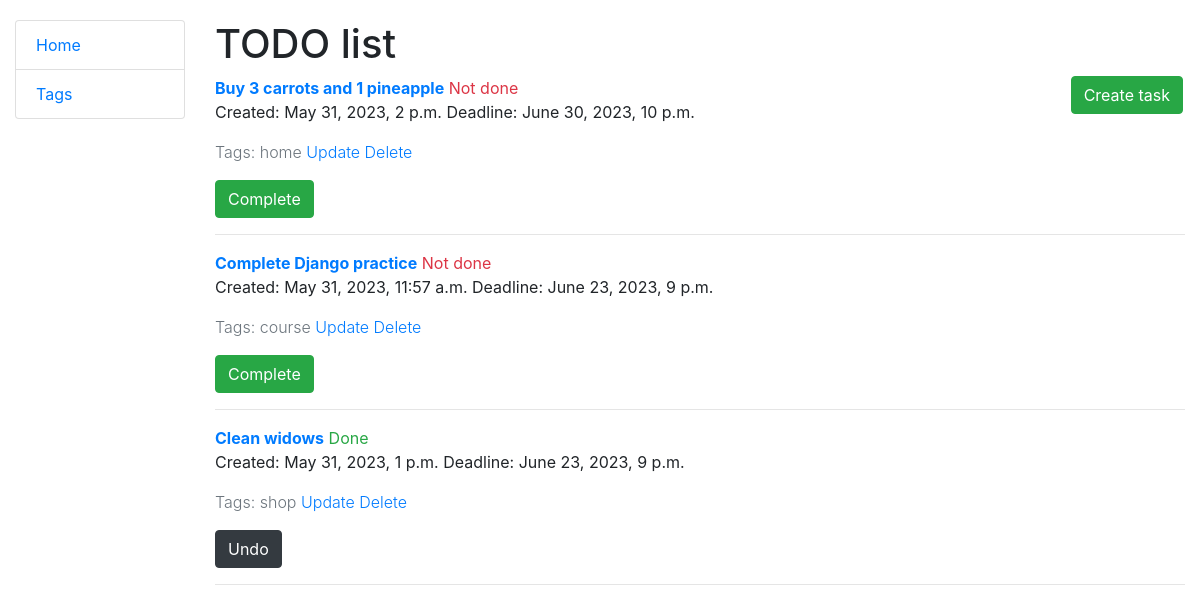
The page / on the database its author committed.
### todolist/models.py (models this page shows, shortened)
class Task(models.Model):
    content = models.TextField()
    created_date = models.DateTimeField(auto_now_add=True)
    deadline_date = models.DateTimeField(blank=True, null=True)
    is_done = models.BooleanField(default=True)
    tags = models.ManyToManyField(Tag, related_name="tasks")
    class Meta:
        ordering = ["is_done", "-created_date"]

class Tag(models.Model):
    name = models.CharField(max_length=255)
    class Meta:
        ordering = ["name"]

### todolist/views.py (the view)
# urls.py: path("", IndexView.as_view(), name="index"),
class IndexView(generic.ListView):
    model = Task
    template_name = "todolist/index.html"
    context_object_name = "task_list"

### templates/todolist/index.html (shortened to what this page needs)
{% extends "base.html" %}
{% block content %}
  <h1>TODO list</h1>
  <a href="{% url 'todolist:task-create' %}" class="btn btn-success link-to-page">
    Create task
  </a>
  {% if task_list %}
    <ul class="list-unstyled">
      {% for task in task_list %}
        <li>
          <a class="font-weight-bold">{{ task.content }}</a>
          {% if task.is_done %}
            <a class="text-success">Done</a>
          {% else %}
            <a class="text-danger">Not done</a>
          {% endif %}
          <p> Created: {{ task.created_date }}
            {% if task.deadline_date %} Deadline: {{ task.deadline_date }} {% endif %}
          </p>
          <p class="font-weight-light text-muted">Tags: {% for tag in task.tags.all %} {{ tag.name }} {% endfor %}
            <a href="{% url 'todolist:task-update' pk=task.id %}">Update</a>
            <a href="{% url 'todolist:task-delete' pk=task.id %}">Delete</a>
          </p>
          {% if task.is_done %}
            <form action="{% url 'todolist:toggle_task_status' pk=task.id %}" method="POST">
              <button type="submit" class="btn btn-dark">Undo</button>
            </form>
          {% else %}
            <form action="{% url 'todolist:toggle_task_status' pk=task.id %}" method="POST">
              <button type="submit" class="btn btn-success">Complete</button>
            </form>
          {% endif %}
        </li>
        <hr>
      {% endfor %}
    </ul>
  {% else %}
    <p class="text-start">There haven't been created any tasks yet</p>
  {% endif %}
{% endblock %}

### templates/base.html (shortened to what this page needs)
<!DOCTYPE html>
<html lang="en">
<head>
    <link rel="stylesheet"
          href="https://cdn.jsdelivr.net/npm/bootstrap@4.5.3/dist/css/bootstrap.min.css"
>
    {% load static %}
    <link rel="stylesheet" href="{% static "css/styles.css" %}">
</head>
<body>
<div class="container-fluid">
    <div class="row">
        <div class="col-sm-2">
            {% block sidebar %}
                {% include "includes/sidebar.html" %}
            {% endblock %}
        </div>
        <div class="col-sm-10 ">
            {% block content %}{% endblock %}
        </div>
    </div>
</div>
</body>
</html>

### templates/includes/sidebar.html
<ul class="sidebar-nav list-group">
  <li class="list-group-item"><a href="{% url 'todolist:index' %}">Home</a></li>
  <li class="list-group-item"><a href="{% url 'todolist:tag-list' %}">Tags</a></li>
</ul>

### static/css/styles.css (style rules this page uses)
body { margin-top: 20px; }
.link-to-page { float: right; margin: 0 2px 0 2px; }

### rows shown on the page
Task: content "Buy 3 carrots and 1 pineapple", is_done "Not done", created_date "May 31, 2023, 2 p.m.", deadline_date "June 30, 2023, 10 p.m."
Tag: name "home"
Task: content "Complete Django practice", is_done "Not done", created_date "May 31, 2023, 11:57 a.m.", deadline_date "June 23, 2023, 9 p.m."
Tag: name "course"
Task: content "Clean widows", is_done "Done", created_date "May 31, 2023, 1 p.m.", deadline_date "June 23, 2023, 9 p.m."
Tag: name "shop"
